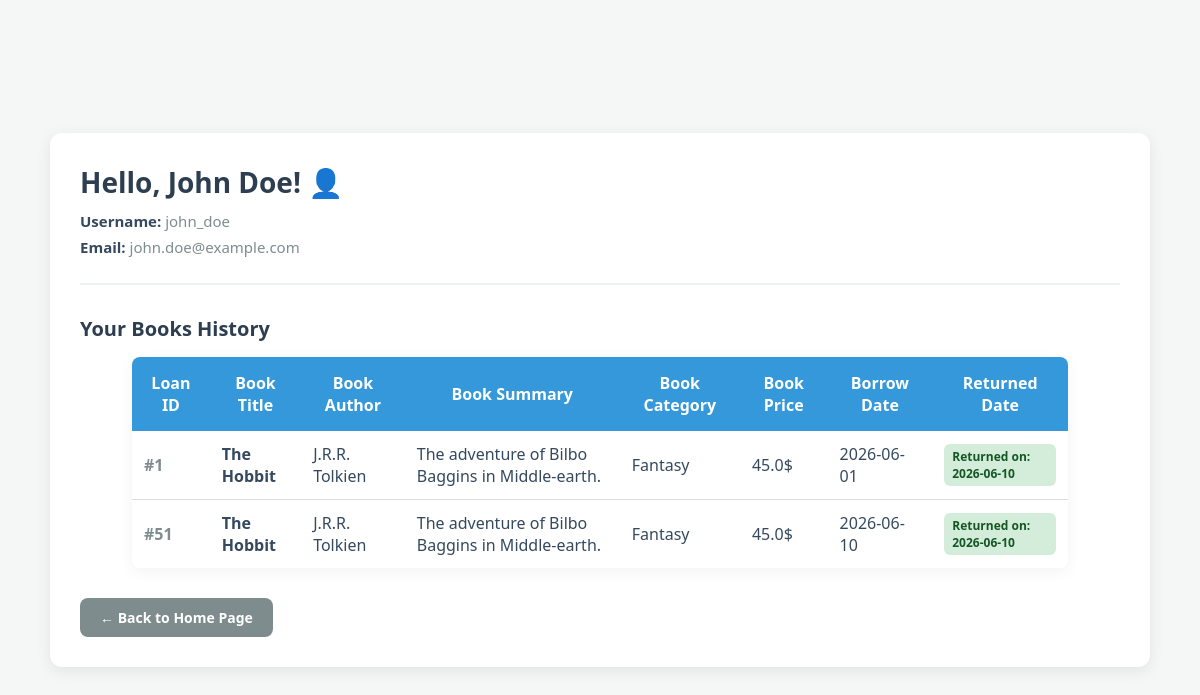
The page /profile (signed in) on the database as committed earlier.
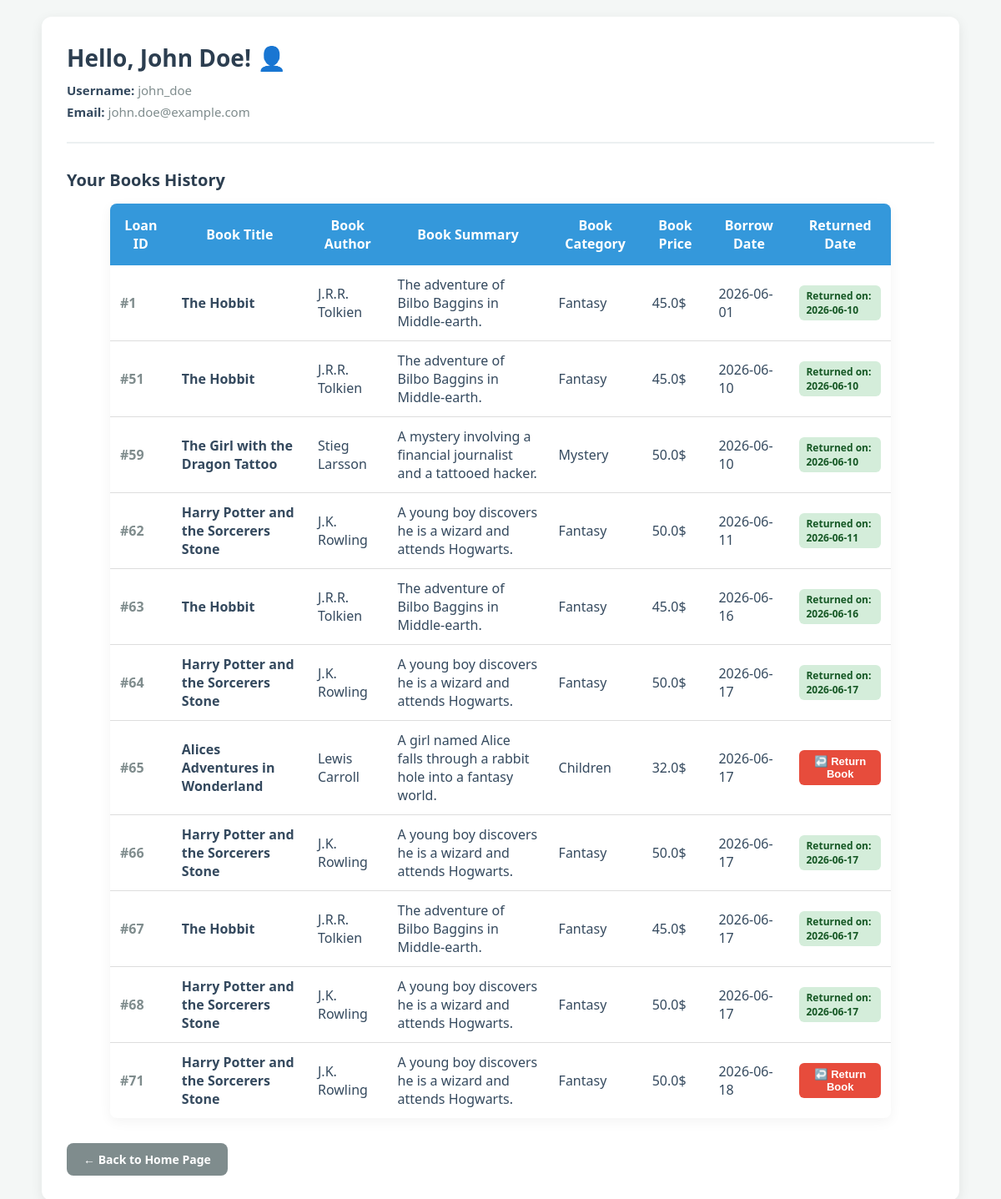
The same page on the database as committed later.
### tables this page shows
CREATE TABLE Users (
    id_user INTEGER PRIMARY KEY,
    username TEXT UNIQUE NOT NULL,
    email TEXT UNIQUE NOT NULL,
    password TEXT NOT NULL, 
    full_name TEXT NOT NULL
);

CREATE TABLE Loans (
    id INTEGER PRIMARY KEY,
    id_user INTEGER NOT NULL,
    book_id INTEGER NOT NULL,
    borrow_date TEXT NOT NULL,       
    return_due_date TEXT NOT NULL,   
    actual_return_date TEXT,         
    FOREIGN KEY (id_user) REFERENCES Users(id_user),
    FOREIGN KEY (book_id) REFERENCES Books(id)
);

CREATE TABLE Books (
    id INTEGER PRIMARY KEY,
    title TEXT NOT NULL,
    author TEXT NOT NULL,
    summary TEXT,
    category TEXT,
    price REAL,
    rating REAL
);

### routers/users.py (the view)
@router.get("/profile")
def get_profile(request:Request):
    user_id = request.cookies.get("id_user")
    if user_id is None:
        return RedirectResponse(url="/", status_code=303)
    conn = sqlite3.connect("library.db")
    cursor = conn.cursor()
    cursor.execute(""" select full_name, username, email
                        from Users
                        where id_user = ?
                        """, (user_id,))
    user = cursor.fetchone()
    if user is None:
        return templates.TemplateResponse(request, "index.html", {"Message": "User not found"})
    cursor.execute(""" select l.id,
                              b.title,
                              b.author,
                              b.summary,
                              b.category,
                              b.price,
                              l.borrow_date,
                              l.actual_return_date
                        from Loans as l
                        inner join Books as b
                        on b.id = l.book_id
                        where l.id_user = ? """ ,(user_id,))
    books = cursor.fetchall()
    conn.close()
    return templates.TemplateResponse(request, "profile.html" ,
                                      {
                                        "full_name": user[0],
                                         "username": user[1],
                                          "email" : user[2],
                                           "books": books })

### templates/profile.html (shortened to what this page needs)
<!DOCTYPE html>
<html>
<head>
    <link rel="stylesheet" href="/static/css/main.css">
    <link rel="stylesheet" href="/static/css/tables.css">
    <link rel="stylesheet" href="/static/css/profile.css">
</head>
<body>
    <div class="profile-container">
        <div class="user-info">
            <h1>Hello, {{full_name}}! 👤</h1>
            <p><strong>Username:</strong> {{username}}</p>
            <p><strong>Email:</strong> {{email}}</p>
        </div>
        <h2>Your Books History</h2>
        {% if books %}
        <table>
            <thead>
                <tr>
                    <th>Loan ID</th>
                    <th>Book Title</th>
                    <th>Book Author</th>
                    <th>Book Summary</th>
                    <th>Book Category</th>
                    <th>Book Price</th>
                    <th>Borrow Date</th>
                    <th>Returned Date</th>
                </tr>
            </thead>
            <tbody>
                {% for book in books %}
                <tr>
                    <td><span style="color: #7f8c8d; font-weight: bold;">#{{book[0]}}</span></td>
                    <td><strong>{{book[1]}}</strong></td>
                    <td>{{book[2]}}</td>
                    <td>{{book[3]}}</td>
                    <td>{{book[4]}}</td>
                    <td>{{book[5]}}$</td>
                    <td>{{book[6]}}</td>
                    <td>
                        {% if book[7] %}
                            <span class="status-tag status-returned">Returned on: {{book[7]}}</span>
                        {% else %}
                            <form action="/loans/return-confirm" method="POST" class="return-form">
                                <button type="submit" class="return-btn">↩️ Return Book</button>
                            </form>
                        {% endif %}
                    </td>
                </tr>
                {% endfor %}
            </tbody>
        </table>
        {% else %}
            <p class="no-history">No book history found for this account yet.</p>
        {% endif %}
        <a href="/" class="back-btn">← Back to Home Page</a>
    </div>
</body>
</html>

### templates/css/main.css (style rules this page uses)
body { font-family: 'Segoe UI', Tahoma, Geneva, Verdana, sans-serif; background-color: #f4f7f6; margin: 0; padding: 20px; color: #2c3e50; display: flex; flex-direction: column; align-items: center; justify-content: center; min-height: 100vh; box-sizing: border-box; }
h1 { text-align: center; color: #2c3e50; margin-bottom: 30px; }

### templates/css/tables.css (style rules this page uses)
table { width: 90%; margin: auto; border-collapse: collapse; background-color: white; box-shadow: 0 4px 15px rgba(0, 0, 0, 0.05); border-radius: 8px; overflow: hidden; }
th { background-color: #4CAF50; color: white; padding: 15px; font-weight: 600; }
td { padding: 12px; text-align: center; border-bottom: 1px solid #dddddd; color: #34495e; }
tr:last-child td { border-bottom: none; }
table button { background-color: #4CAF50; color: white; border: none; padding: 10px 15px; cursor: pointer; border-radius: 5px; font-weight: bold; transition: background-color 0.2s ease, transform 0.1s ease; }

### templates/css/profile.css (style rules this page uses)
.profile-container { background-color: white; padding: 30px; border-radius: 12px; box-shadow: 0 4px 15px rgba(0, 0, 0, 0.08); max-width: 1100px; width: 100%; box-sizing: border-box; }
.user-info { border-bottom: 2px solid #ecf0f1; padding-bottom: 20px; margin-bottom: 30px; }
.user-info h1 { margin: 0 0 10px 0; color: #2c3e50; font-size: 28px; text-align: left; }
.user-info p { margin: 6px 0; color: #7f8c8d; font-size: 15px; }
.user-info strong { color: #34495e; }
h2 { color: #2c3e50; font-size: 20px; margin-bottom: 15px; }
table th { background-color: #3498db; }
table td { text-align: left; vertical-align: middle; }
.status-tag { padding: 4px 8px; border-radius: 6px; font-size: 12px; font-weight: bold; display: inline-block; }
.status-returned { background-color: #d4edda; color: #155724; }
.return-btn { background-color: #e74c3c; color: white; border: none; padding: 6px 12px; font-size: 13px; font-weight: bold; border-radius: 6px; cursor: pointer; transition: background-color 0.2s ease, transform 0.1s ease; }
.return-form { margin: 0; padding: 0; display: inline; }
.back-btn { display: inline-block; margin-top: 30px; background-color: #7f8c8d; color: white; text-decoration: none; padding: 10px 20px; border-radius: 8px; font-weight: bold; font-size: 14px; transition: background-color 0.3s ease; }

Rows that differ between the two databases and show on the page:
added Loans: id "59", title "The Girl with the Dragon Tattoo", author "Stieg Larsson", summary "A mystery involving a financial journalist and a tattooed hacker.", category "Mystery", price "50.0", borrow_date "2026-06-10", actual_return_date "2026-06-10"
added Loans: id "62", title "Harry Potter and the Sorcerers Stone", author "J.K. Rowling", summary "A young boy discovers he is a wizard and attends Hogwarts.", category "Fantasy", price "50.0", borrow_date "2026-06-11", actual_return_date "2026-06-11"
added Loans: id "63", title "The Hobbit", author "J.R.R. Tolkien", summary "The adventure of Bilbo Baggins in Middle-earth.", category "Fantasy", price "45.0", borrow_date "2026-06-16", actual_return_date "2026-06-16"
added Loans: id "64", title "Harry Potter and the Sorcerers Stone", author "J.K. Rowling", summary "A young boy discovers he is a wizard and attends Hogwarts.", category "Fantasy", price "50.0", borrow_date "2026-06-17", actual_return_date "2026-06-17"
added Loans: id "65", title "Alices Adventures in Wonderland", author "Lewis Carroll", summary "A girl named Alice falls through a rabbit hole into a fantasy world.", category "Children", price "32.0", borrow_date "2026-06-17"
added Loans: id "66", title "Harry Potter and the Sorcerers Stone", author "J.K. Rowling", summary "A young boy discovers he is a wizard and attends Hogwarts.", category "Fantasy", price "50.0", borrow_date "2026-06-17", actual_return_date "2026-06-17"
added Loans: id "67", title "The Hobbit", author "J.R.R. Tolkien", summary "The adventure of Bilbo Baggins in Middle-earth.", category "Fantasy", price "45.0", borrow_date "2026-06-17", actual_return_date "2026-06-17"
added Loans: id "68", title "Harry Potter and the Sorcerers Stone", author "J.K. Rowling", summary "A young boy discovers he is a wizard and attends Hogwarts.", category "Fantasy", price "50.0", borrow_date "2026-06-17", actual_return_date "2026-06-17"
added Loans: id "71", title "Harry Potter and the Sorcerers Stone", author "J.K. Rowling", summary "A young boy discovers he is a wizard and attends Hogwarts.", category "Fantasy", price "50.0", borrow_date "2026-06-18"
